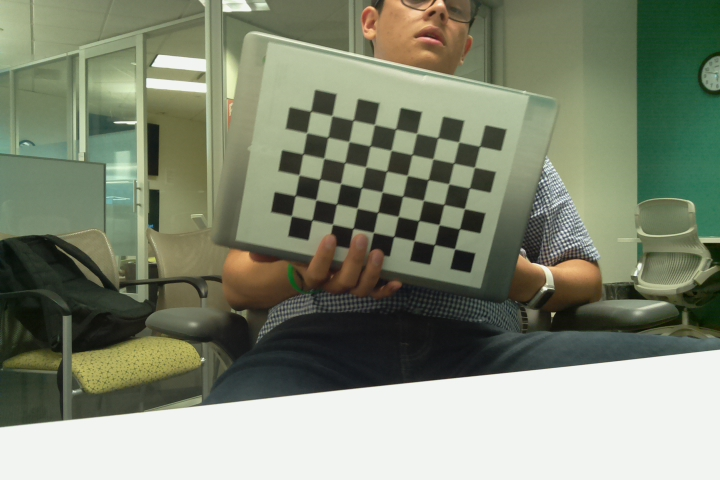
#> input picture RaspberryPi/imgs/image00.jpg, 720 x 480 px, found by its file name
$ python old_Depth_mapping.py
#> lines starting #> are read from the running program, lines starting #| are printed output that depends on the picture; after the words box and inside, x2 and y2 are one past the last pixel; in counts of white or black regions, pixels touching at a corner belong together
import numpy as np
import cv2
from matplotlib import pyplot as plt
#import matplotlib
imgL = cv2.imread('Yellow/image00.jpg', 0)
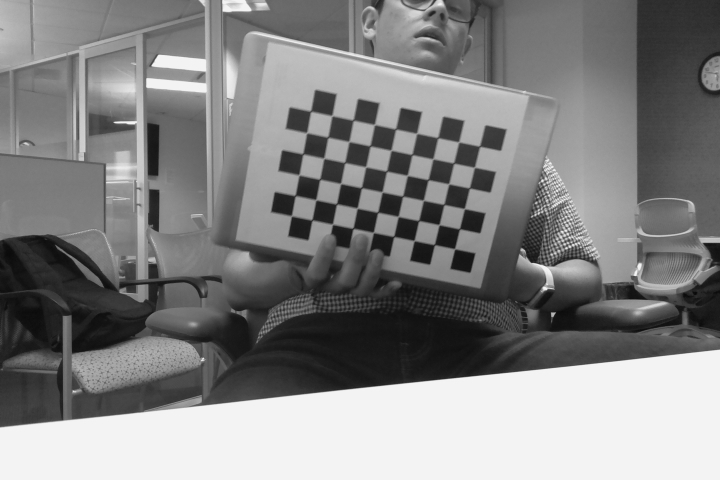
#> imgL: shape (480, 720); min 9, max 244, mean 131.1
imgR = cv2.imread('Green/image00.jpg', 0)


stereo = cv2.StereoBM_create(numDisparities=(16), blockSize=15)

disparity=stereo.compute(imgL, imgR)
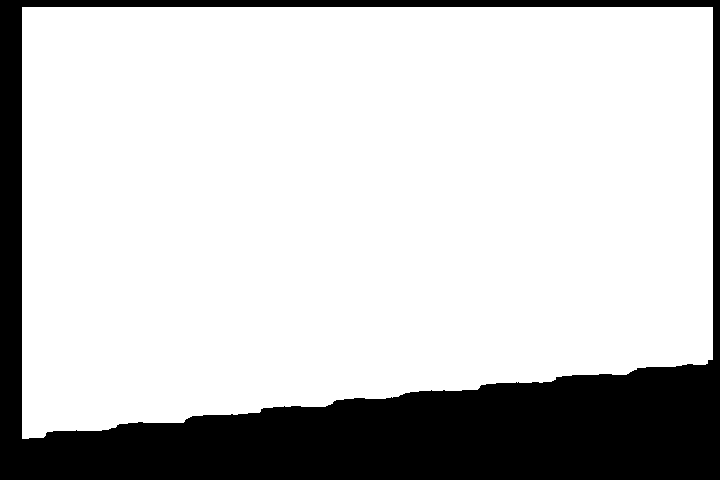
#> disparity: shape (480, 720) int16; values -16 (black) and 0 (white), 78.4% white; 1 black region, box (x1, y1, x2, y2) and area: (0, 0, 720, 480) 74483

plt.imshow(disparity, 'gray')
plt.show()

$ run again, with RaspberryPi/imgs/image0.jpg copied over RaspberryPi/imgs/image00.jpg
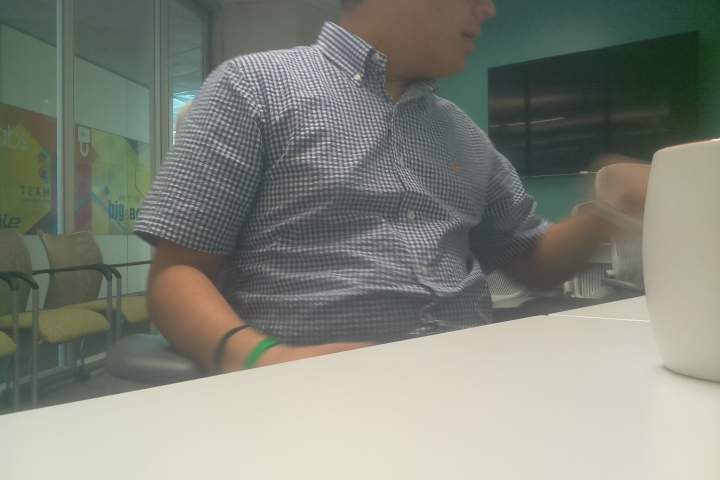
#> input picture RaspberryPi/imgs/image0.jpg, 720 x 480 px, found by its file name
#> `imgL = cv2.imread('Yellow/image00.jpg', 0)`:
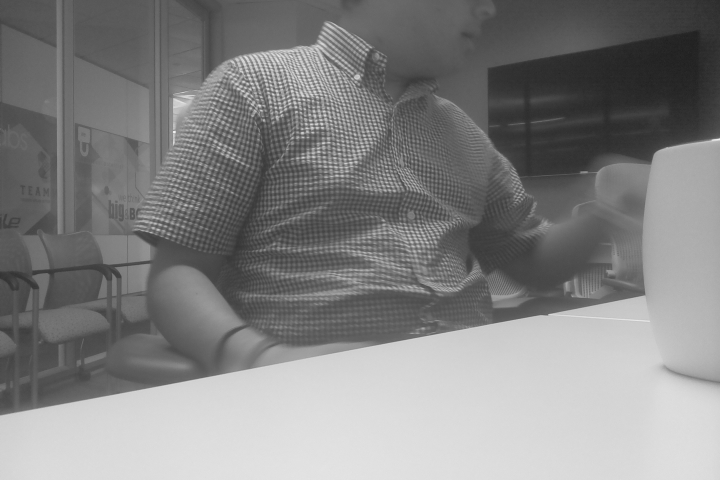
#> imgL: shape (480, 720); min 32, max 241, mean 130.8
#> `disparity=stereo.compute(imgL, imgR)`:
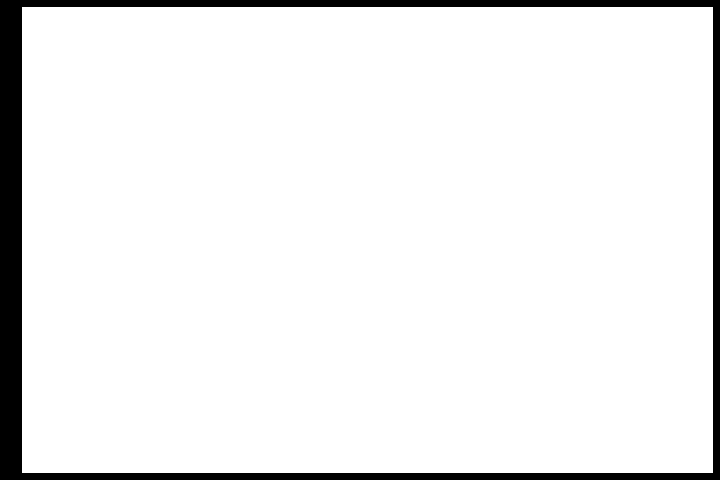
#> disparity: shape (480, 720) int16; values -16 (black) and 0 (white), 93.2% white; 1 black region, box (x1, y1, x2, y2) and area: (0, 0, 720, 480) 23594

$ run again, with RaspberryPi/imgs/image02.jpg copied over RaspberryPi/imgs/image00.jpg
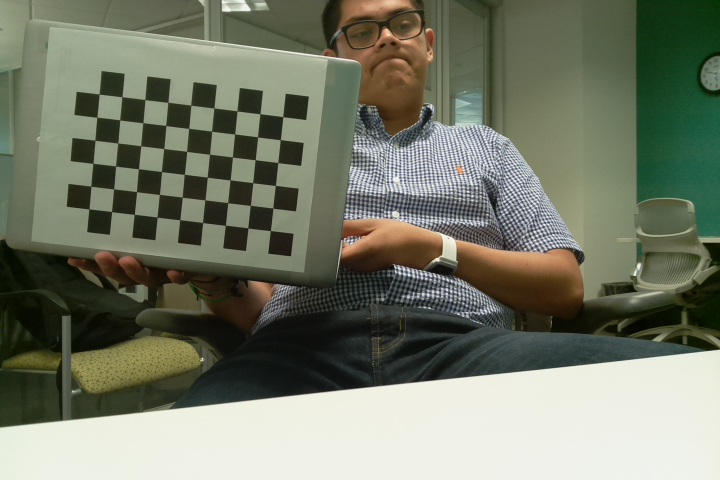
#> input picture RaspberryPi/imgs/image02.jpg, 720 x 480 px, found by its file name
#> `imgL = cv2.imread('Yellow/image00.jpg', 0)`:
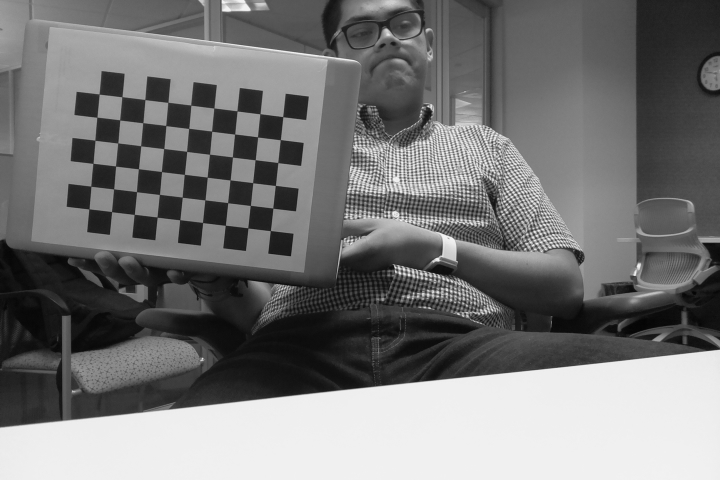
#> imgL: shape (480, 720); min 4, max 242, mean 118.7
#> `disparity=stereo.compute(imgL, imgR)`:
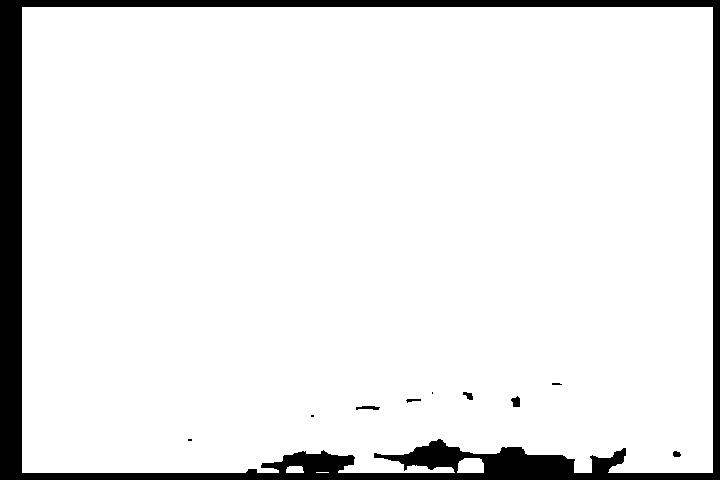
#> disparity: shape (480, 720) int16; values -16 (black) and 0 (white), 91.6% white; 10 black regions (4 under 20 px), largest, box (x1, y1, x2, y2) and area: (0, 0, 720, 480) 28656, (511, 396, 520, 407) 73, (356, 406, 380, 410) 68, (463, 392, 473, 400) 50, (673, 451, 681, 457) 39, (406, 399, 421, 403) 35
